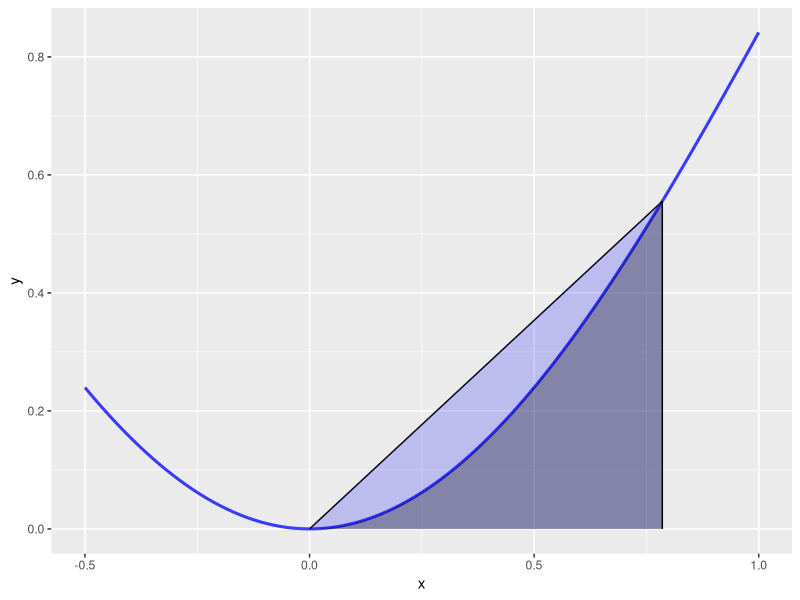
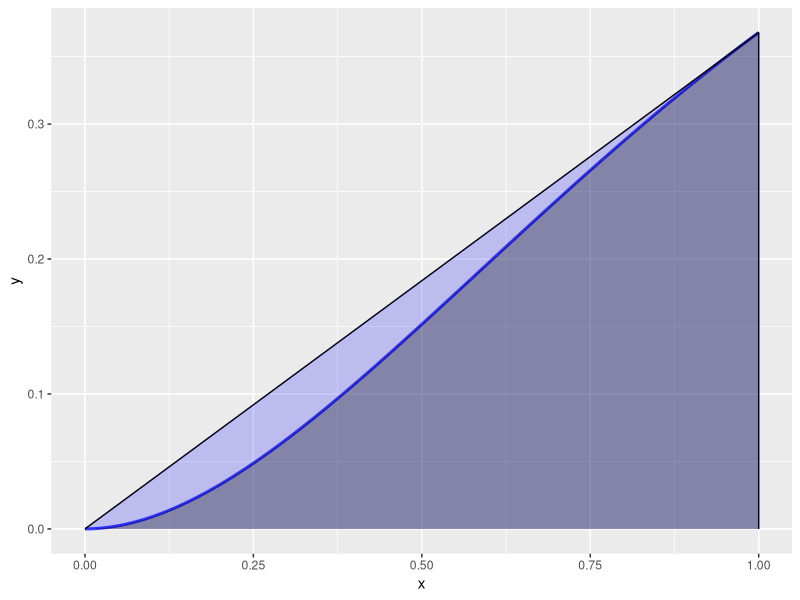
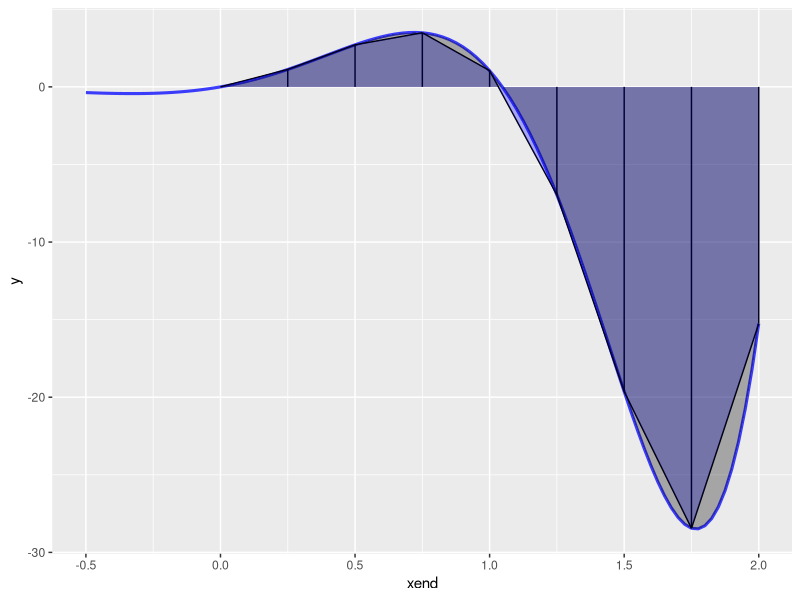
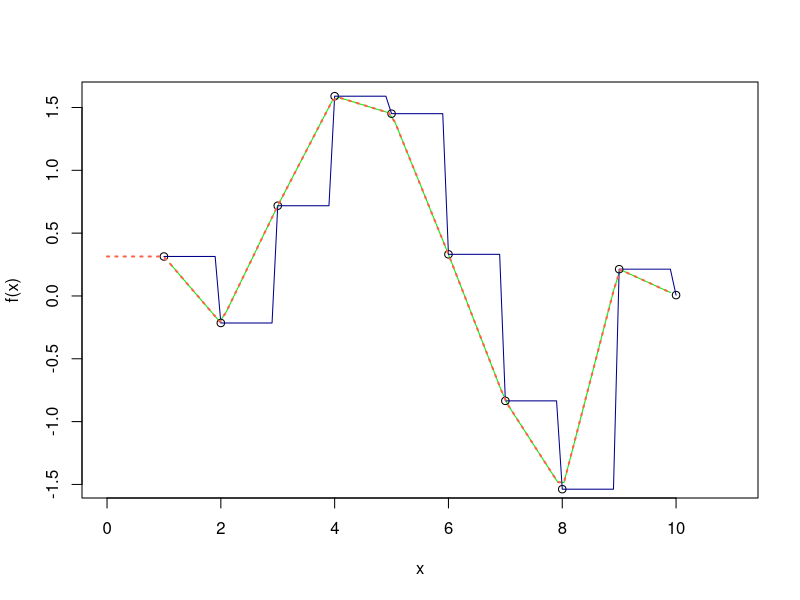

Source code (R) for these figures, in order:
## ---- chunk 1


library(stringr)
library(tidyverse)
library(lubridate)
library(ggplot2)
library(zoo)

## ---- chunk 2

f <- function(x) {
  return(x * sin(x))
}
# Create a data frame to store all the points needed for the approximation trapezoid
df <- data.frame(cbind(c(0, pi/4, pi/4, 0), c(0, f(pi/4), 0, 0)))
# Plot the function and its approximation by the trapezoidal rule
ggplot(data = data.frame(x = 0), mapping = aes(x = x)) + 
  stat_function(fun = f, size = 1.05, alpha = 0.75, color='blue') + 
  geom_segment(aes(x = 0, y = 0, xend = pi/4, yend = f(pi/4))) + 
  geom_segment(aes(x = pi/4, y = 0, xend = pi/4, yend = f(pi/4))) + 
  geom_polygon(data = df, aes(x=X1, y=X2), fill = 'blue', alpha = 0.2) + 
  geom_area(stat = 'function', fun = f, fill = 'black', alpha = 0.3, xlim = c(0, pi/4)) + 
  xlim(c(-0.5,1))



## ---- chunk 3


f2 <- function(x) {
  return(x^2 * exp(-x))
}
df <- data.frame(cbind(c(0, 1, 1, 0), c(0, f2(1), 0, 0)))
ggplot(data = data.frame(x = 0), mapping = aes(x = x)) + 
  stat_function(fun = f2, size = 1.05, alpha = 0.75, color='blue') + 
  geom_segment(aes(x = 0, y = 0, xend = 1, yend = f2(1))) + 
  geom_segment(aes(x = 1, y = 0, xend = 1, yend = f2(1))) + 
  geom_polygon(data = df, aes(x=X1, y=X2), fill = 'blue', alpha = 0.2) + 
  geom_area(stat = 'function', fun = f2, fill = 'black', alpha = 0.3, xlim = c(0, 1)) + 
  xlim(c(0,1))


## ---- chunk 4

trapezoid <- function(f, a, b) {
  if (is.function(f) == FALSE) {
    stop('f must be a function with one parameter (variable)')
  }
  
  h <- b - a
  
  fxdx <- (h / 2) * (f(a) + f(b))
  
  return(fxdx)
}


## ---- chunk 5

f3 <- function(x) {
  return(exp(2 * x) * sin(3 * x))
}


## VISUALIZATION OF COMPOSITE TRAPEZOID ESTIMATION

# Break the interval into n subintervals
seg <- seq.int(0, 2, length.out = 9)

# Initialize an empty vector to store function outputs
fx <- vector(length = length(seg))

# For each subinterval, calculate the function
for (i in 1:length(seg)) {
  fx[i] <- f3(seg[i])
}

# Collect the needed points into a data.frame
df <- data.frame(xend = seg, 
                 y = rep(0, 9), 
                 yend = fx, 
                 yend1 = c(fx[2:9], fx[9]), 
                 xend1 = c(seg[2:9], seg[9]))

# plot the function and its approximation
ggplot(data = df) + 
  stat_function(fun = f3, size = 1.05, alpha = 0.75, color='blue') + 
  geom_segment(aes(x=xend, y=y, xend=xend, yend=yend)) + 
  geom_segment(aes(x=xend, y=yend, xend=xend1, yend=yend1)) + 
  geom_ribbon(aes(x=xend, ymin=y, ymax=yend), fill = 'blue', alpha = 0.3) + 
  geom_area(stat = 'function', fun = f3, fill = 'black', alpha = 0.3, xlim = c(0, 2)) + 
  xlim(c(-0.5, 2))



## ---- chunk 6

#inputs: f = function, a = lower limit, b = upper limit, n = number of divisions
# from above:
#f <- function(x) {
#  return(x * sin(x))
#}

#As a refresher: the formula for the area of a trapezoid:
# A = 1/2h(b1 + b2). Or A = ((a+b)/2)h
# In our formula, the 1/2 * h becomes a constant that is distributed to the other terms (h / 2)

composite.trapezoid <- function(f, a, b, n) {
  if (is.function(f) == FALSE) {
    stop('f must be a function with one parameter (variable)') #I think this is a way to output an error message
  }
  
  h <- (b - a) / n #h = height of a single trapezoid on it's side.
  
  j <- 1:n - 1  #j = integer sequence from 1:n-1

  xj <- a + j * h #xj = variable given by: lower limit plus (lower limit + # of traps - 1) times h

  approx <- (h / 2) * (f(a) + (2 * sum(f(xj)) + f(b) ) )#    height divided by 2 (constant) * ( (y value at a))  +PLUS+
  # 2 times the (sum of y values at xj) +PLUS+  y values at b)
  
  return(approx)
}

composite.trapezoid(f3, 0, 2, 8)


## ---- chunk 7
x <- 1:10
y <- rnorm(10)
f <- approxfun(x, y)
curve(f(x), 0, 11, col = "green2")
points(x, y)
is.function(fc <- approxfun(x, y, method = "const")) # TRUE
curve(fc(x), 0, 10, col = "darkblue", add = TRUE)
## different extrapolation on left and right side :
plot(approxfun(x, y, rule = 2:1), 0, 11,
     col = "tomato", add = TRUE, lty = 3, lwd = 2)


